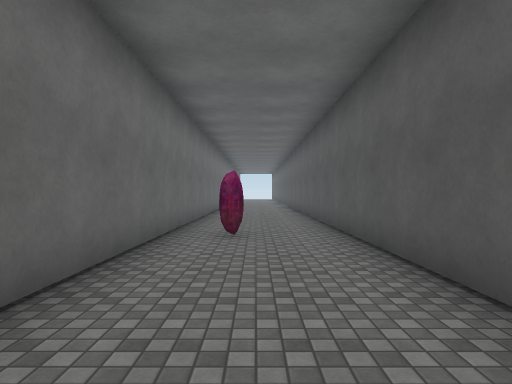
View 1 (above)

12 first-person views from a walk through a 3-D level made in the Unity game engine. The camera is 1.5 m above the floor, looks level and sees 75° across. The floor is counted in squares, 2 m on a side. Each view is taken from the middle of a square. On the plan, view 1 faces up. The plan holds only what a view shows up to about 11 squares ahead; the rest is blank. The place goes on beyond the plan. The player character is not drawn. Some surface patterns are stand-ins.

View 2
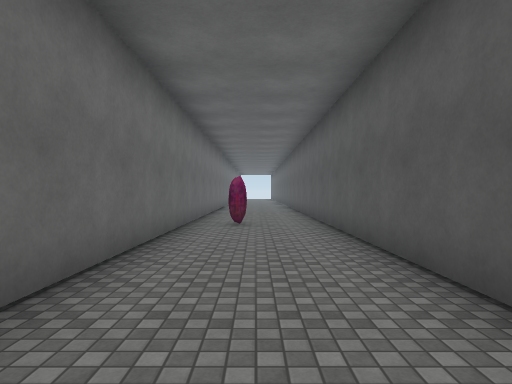

View 3
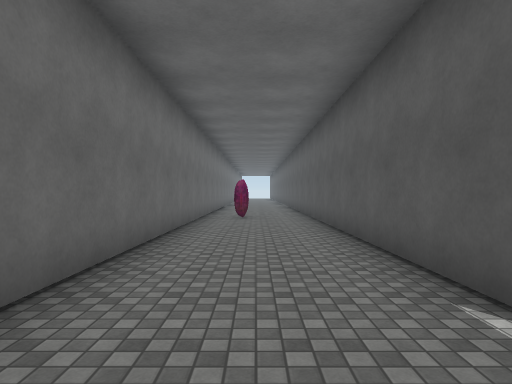

View 4
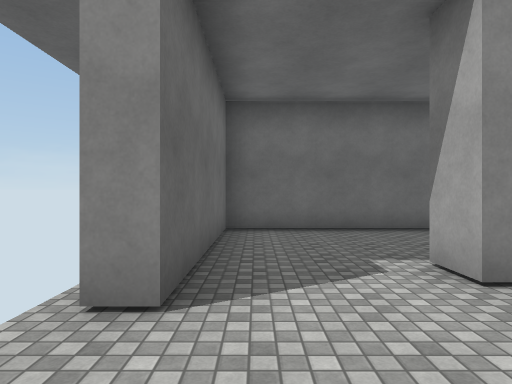

View 5
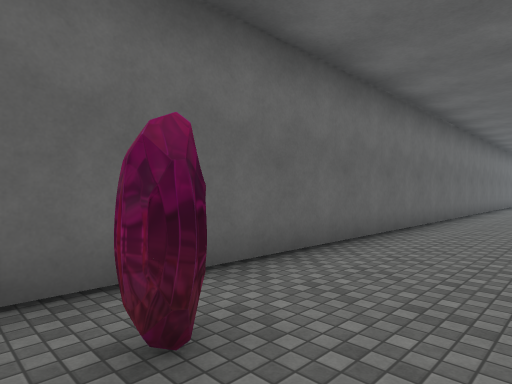

View 6
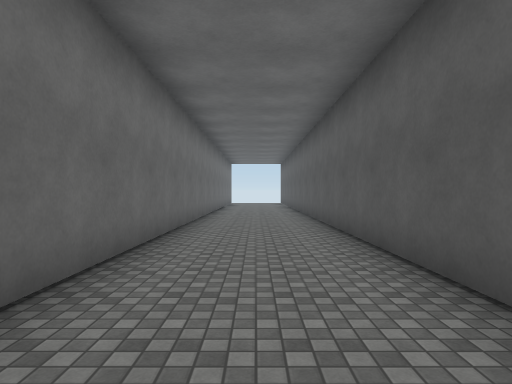

View 7
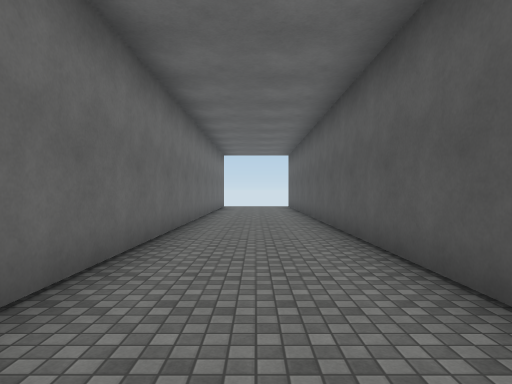

View 8
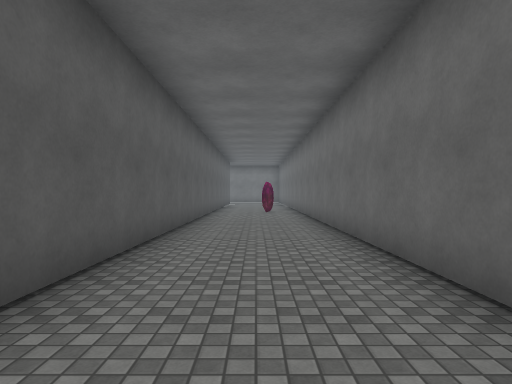

View 9
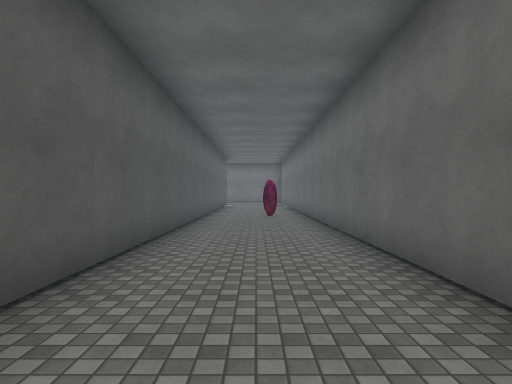

View 10
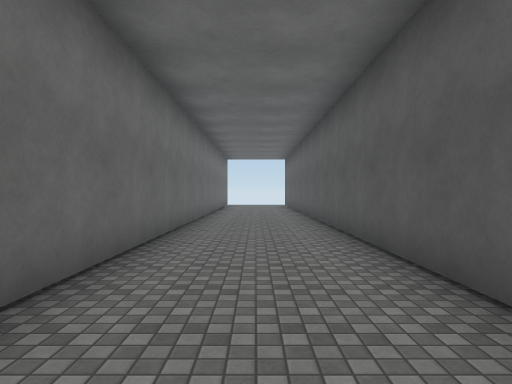

View 11
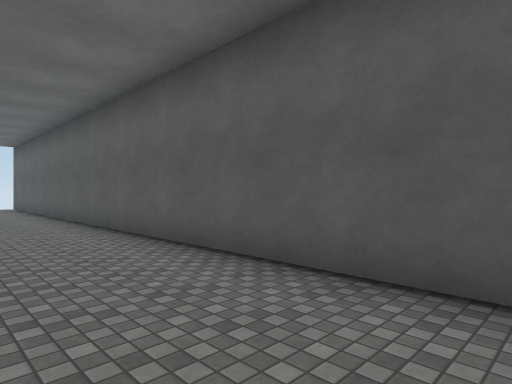

View 12
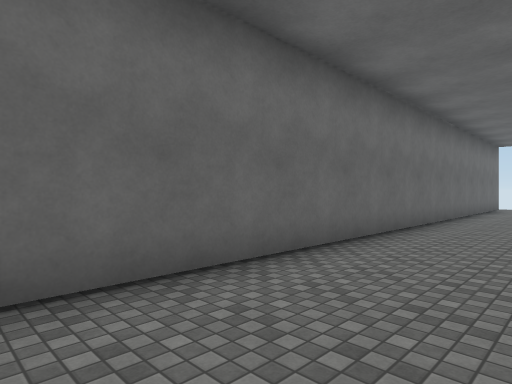

### Floor plan
Points are (right, up) in squares from view 1. A wall is a line through its corners. A room is listed if a view was taken in it or the views show most of it. See-through windows are left out.
Room 1 (views 1, 2, 3, 5, 6, 7, 8, 9, 10, 11, 12)
walls: (2.4, -2.2) (1.6, -2.2) (1.6, 27.5); (-1.6, 27.5) (-1.6, -4.6) (2.9, -4.6)
ways out: opening at (2, -3.5) to room 2
objects: other object (0, 6)
Room 2 (view 4)
walls: (2.9, -4.6) (2.9, -5.1)
ways out: opening at (2, -3.5) to room 1

Where each view was taken, in squares from view 1:
view 1: 0 up, 0 right, facing up
view 2: 2 down, 0 right, facing up
view 3: 4 down, 0 right, facing up
view 4: 4 down, 5 right, facing left
view 5: 5 up, 1 right, facing up-left
view 6: 12 up, 0 right, facing up
view 7: 17 up, 0 right, facing up
view 8: 18 up, 0 right, facing down
view 9: 16 up, 0 right, facing down
view 10: 15 up, 0 right, facing up
view 11: 17 up, 1 left, facing up-right
view 12: 17 up, 1 right, facing up-left
